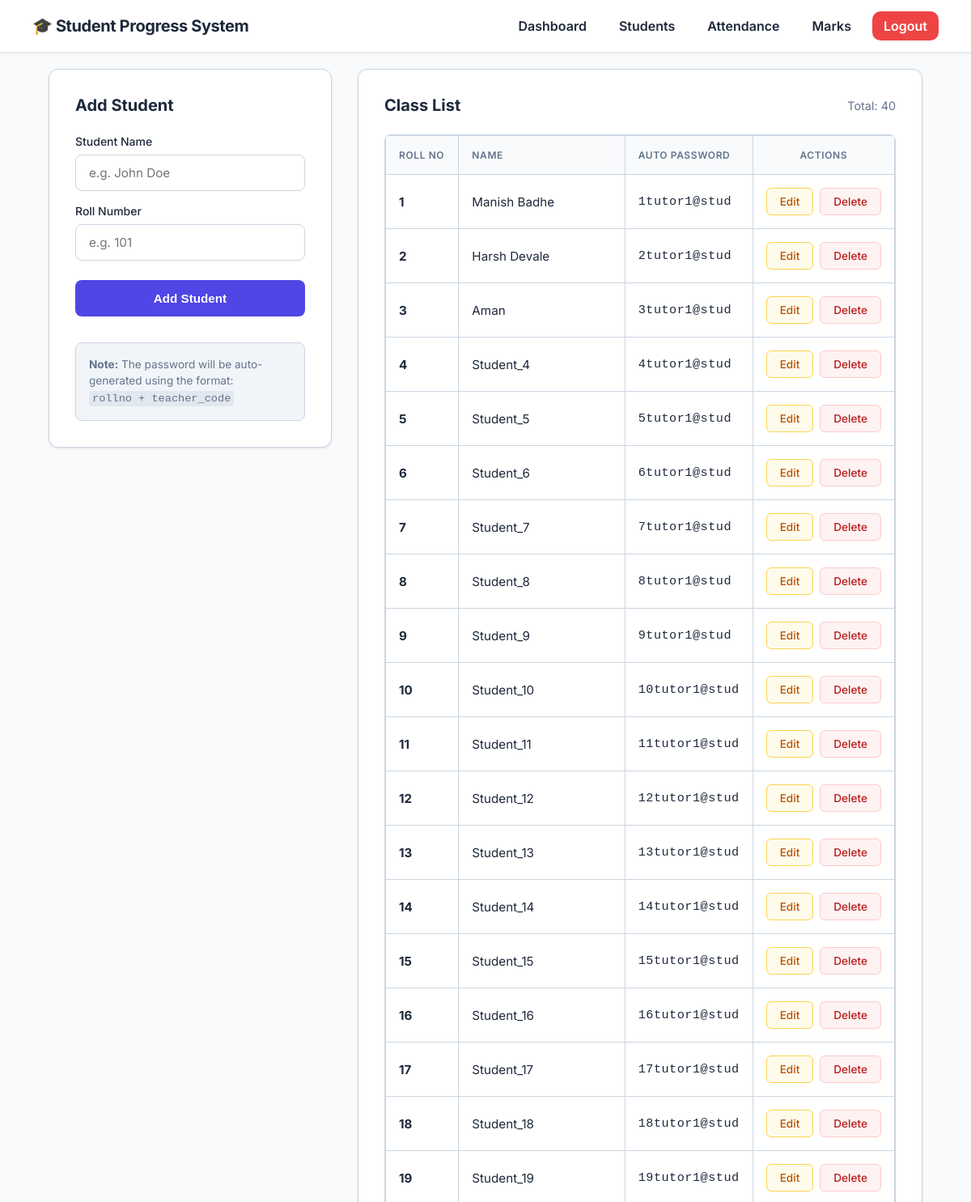
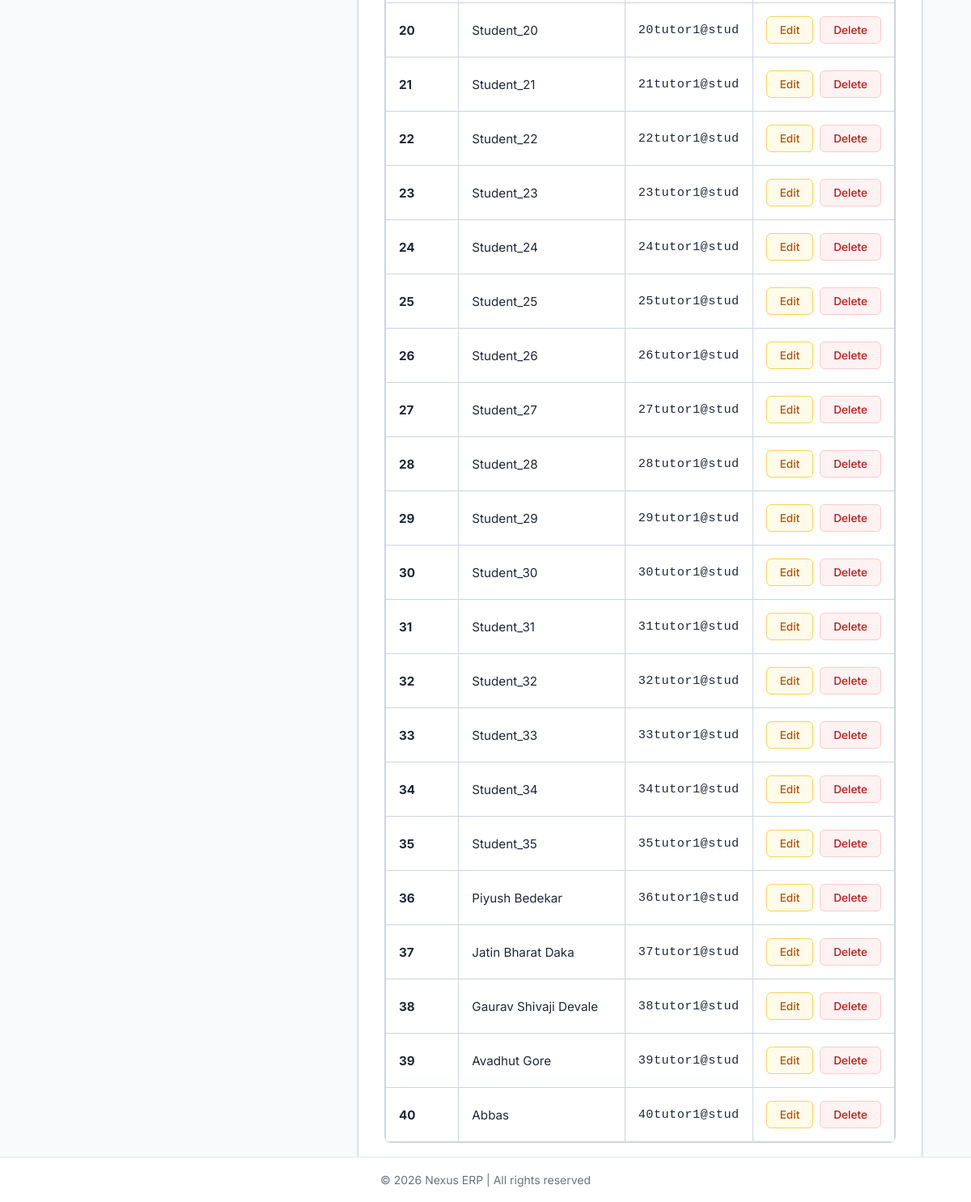
The app's page /manage-students/ (signed in) with its own data (2 pictures, top to bottom).
### spms_app/models.py (models this page shows)
class Student(models.Model):
    teacher = models.ForeignKey(Teacher, on_delete=models.CASCADE)
    name = models.CharField(max_length=100)
    roll_no = models.CharField(max_length=10)
    password = models.CharField(max_length=100)
    class Meta:
        unique_together = ('teacher', 'roll_no')

### spms_app/views.py (the view, shortened to what this page needs)
# urls.py: path('manage-students/', views.manage_students, name='manage_students'),
def manage_students(request):
    teacher_id = request.session.get('teacher_id')
    if not teacher_id:
        return redirect('teacher_login')
    teacher = Teacher.objects.get(id=teacher_id)
    students = Student.objects.filter(teacher=teacher).annotate(
        roll_int=Cast('roll_no', IntegerField())
    ).order_by('roll_int')
    return render(request, 'manage_students.html', {
        'students': students
    })

### templates/manage_students.html (shortened to what this page needs)
<!DOCTYPE html>
<html lang="en">
<head>
</head>
<body>
{% include "navbar.html" %}
<div class="container">
    <div class="grid">
        <div class="card">
            <h2>Add Student</h2>
            <form method="POST">
                <label>Student Name</label>
                <input type="text" name="name" placeholder="e.g. John Doe" required>
                <label>Roll Number</label>
                <input type="text" name="roll_no" placeholder="e.g. 101" required>
                <button type="submit" class="btn-primary">Add Student</button>
                <div class="note">
                    <strong>Note:</strong> The password will be auto-generated using the format:
                    <br><code style="background: #e2e8f0; padding: 2px 4px; border-radius: 4px;">rollno + teacher_code</code>
                </div>
            </form>
        </div>
        <div class="card">
            <h2>
                Class List
                <span style="font-size: 0.9rem; font-weight: 400; color: var(--text-muted);">
                    Total: {{ students|length }}
                </span>
            </h2>
            <div class="table-container">
                <table>
                    <thead>
                        <tr>
                            <th style="width: 15%;">Roll No</th>
                            <th style="width: 35%;">Name</th>
                            <th style="width: 25%;">Auto Password</th>
                            <th style="width: 25%; text-align: center;">Actions</th>
                        </tr>
                    </thead>
                    <tbody>
                        {% for s in students %}
                        <tr>
                            <td><strong>{{ s.roll_no }}</strong></td>
                            <td>{{ s.name }}</td>
                            <td style="font-family: monospace; letter-spacing: 0.5px;">{{ s.password }}</td>
                            <td>
                                <div class="action-btns">
                                    <a href="/edit-student/{{ s.id }}/" class="btn-action btn-edit">
                                        Edit
                                    </a>
                                    <a href="/delete-student/{{ s.id }}/"
                                       class="btn-action btn-delete"
                                       onclick="return confirm('Are you sure you want to delete {{ s.name }}?');">
                                        Delete
                                    </a>
                                </div>
                            </td>
                        </tr>
                        {% empty %}
                        <tr>
                            <td colspan="4" style="text-align: center; padding: 3rem; color: var(--text-muted);">
                                No students added yet. Use the form to add one.
                            </td>
                        </tr>
                        {% endfor %}
                    </tbody>
                </table>
            </div>
        </div>
    </div>
</div>
{% include "footer.html" %}
</body>
</html>

### templates/manage_students.html (style rules this page uses)
:root { --primary: #4F46E5; --primary-hover: #4338ca; --secondary: #64748b; --bg-body: #F8FAFC; --bg-card: #FFFFFF; --text-main: #1e293b; --text-muted: #64748b; --border-color: #cbd5e1; --danger: #ef4444; --warning: #f59e0b; --radius: 12px; --shadow-sm: 0 1px 3px rgba(0,0,0,0.1); --shadow-md: 0 4px 6px -1px rgba(0,0,0,0.1), 0 2px 4px -1px rgba(0,0,0,0.06); }
* { box-sizing: border-box; }
body { font-family: 'Inter', sans-serif; background-color: var(--bg-body); color: var(--text-main); margin: 0; padding-top: 90px; padding-bottom: 40px; min-height: 100vh; display: flex; flex-direction: column; }
.container { width: 90%; max-width: 1200px; margin: 0 auto; flex: 1; }
.grid { display: grid; grid-template-columns: 350px 1fr; gap: 2rem; align-items: start; }
.card { background: var(--bg-card); padding: 2rem; border-radius: var(--radius); box-shadow: var(--shadow-sm); border: 1px solid var(--border-color); }
h2 { margin-top: 0; margin-bottom: 1.5rem; font-size: 1.25rem; font-weight: 700; color: var(--text-main); display: flex; align-items: center; justify-content: space-between; }
form { display: flex; flex-direction: column; gap: 1rem; }
label { font-size: 0.875rem; font-weight: 500; color: var(--text-main); margin-bottom: -0.5rem; }
input { width: 100%; padding: 0.75rem 1rem; border: 1px solid var(--border-color); border-radius: 8px; font-size: 0.95rem; font-family: inherit; color: var(--text-main); transition: all 0.2s; }
button.btn-primary { background-color: var(--primary); color: white; padding: 0.875rem; border: none; border-radius: 8px; font-weight: 600; font-size: 0.95rem; cursor: pointer; transition: background-color 0.2s; margin-top: 0.5rem; }
.note { font-size: 0.85rem; color: var(--text-muted); background-color: #f1f5f9; padding: 1rem; border-radius: 8px; margin-top: 1rem; line-height: 1.5; border: 1px solid var(--border-color); }
.table-container { overflow-x: auto; border: 1px solid var(--border-color); border-radius: 8px; overflow: hidden; }
table { width: 100%; border-collapse: collapse; font-size: 0.95rem; }
th { background-color: #f8fafc; color: var(--text-muted); font-weight: 600; text-transform: uppercase; font-size: 0.75rem; letter-spacing: 0.05em; padding: 1rem; text-align: left; border: 1px solid var(--border-color); }
td { padding: 1rem; border: 1px solid var(--border-color); color: var(--text-main); vertical-align: middle; }
.action-btns { display: flex; gap: 0.5rem; justify-content: center; }
.btn-action { padding: 0.5rem 1rem; border-radius: 6px; font-size: 0.85rem; font-weight: 500; cursor: pointer; border: 1px solid transparent; text-decoration: none; display: inline-block; transition: all 0.2s; }
.btn-edit { background-color: #fffbeb; color: #b45309; border-color: #fcd34d; }
.btn-delete { background-color: #fef2f2; color: #b91c1c; border-color: #fecaca; }

### templates/navbar.html (style rules this page uses)
body { margin: 0; padding-top: 85px; font-family: 'Inter', 'Segoe UI', Arial, sans-serif; }

### records on screen
Student: roll_no "1", name "Manish Badhe", password "1tutor1@stud"
Student: roll_no "2", name "Harsh Devale", password "2tutor1@stud"
Student: roll_no "3", name "Aman", password "3tutor1@stud"
Student: roll_no "4", name "Student_4", password "4tutor1@stud"
Student: roll_no "5", name "Student_5", password "5tutor1@stud"
Student: roll_no "6", name "Student_6", password "6tutor1@stud"
Student: roll_no "7", name "Student_7", password "7tutor1@stud"
Student: roll_no "8", name "Student_8", password "8tutor1@stud"
Student: roll_no "9", name "Student_9", password "9tutor1@stud"
Student: roll_no "10", name "Student_10", password "10tutor1@stud"
Student: roll_no "11", name "Student_11", password "11tutor1@stud"
Student: roll_no "12", name "Student_12", password "12tutor1@stud"
Student: roll_no "13", name "Student_13", password "13tutor1@stud"
Student: roll_no "14", name "Student_14", password "14tutor1@stud"
Student: roll_no "15", name "Student_15", password "15tutor1@stud"
Student: roll_no "16", name "Student_16", password "16tutor1@stud"
Student: roll_no "17", name "Student_17", password "17tutor1@stud"
Student: roll_no "18", name "Student_18", password "18tutor1@stud"
Student: roll_no "19", name "Student_19", password "19tutor1@stud"
Student: roll_no "20", name "Student_20", password "20tutor1@stud"
Student: roll_no "21", name "Student_21", password "21tutor1@stud"
Student: roll_no "22", name "Student_22", password "22tutor1@stud"
Student: roll_no "23", name "Student_23", password "23tutor1@stud"
Student: roll_no "24", name "Student_24", password "24tutor1@stud"
Student: roll_no "25", name "Student_25", password "25tutor1@stud"
Student: roll_no "26", name "Student_26", password "26tutor1@stud"
Student: roll_no "27", name "Student_27", password "27tutor1@stud"
Student: roll_no "28", name "Student_28", password "28tutor1@stud"
Student: roll_no "29", name "Student_29", password "29tutor1@stud"
Student: roll_no "30", name "Student_30", password "30tutor1@stud"
Student: roll_no "31", name "Student_31", password "31tutor1@stud"
Student: roll_no "32", name "Student_32", password "32tutor1@stud"
Student: roll_no "33", name "Student_33", password "33tutor1@stud"
Student: roll_no "34", name "Student_34", password "34tutor1@stud"
Student: roll_no "35", name "Student_35", password "35tutor1@stud"
Student: roll_no "36", name "Piyush Bedekar", password "36tutor1@stud"
Student: roll_no "37", name "Jatin Bharat Daka", password "37tutor1@stud"
Student: roll_no "38", name "Gaurav Shivaji Devale", password "38tutor1@stud"
Student: roll_no "39", name "Avadhut Gore", password "39tutor1@stud"
Student: roll_no "40", name "Abbas", password "40tutor1@stud"

### other values on screen
{{ students|length }} "40"
